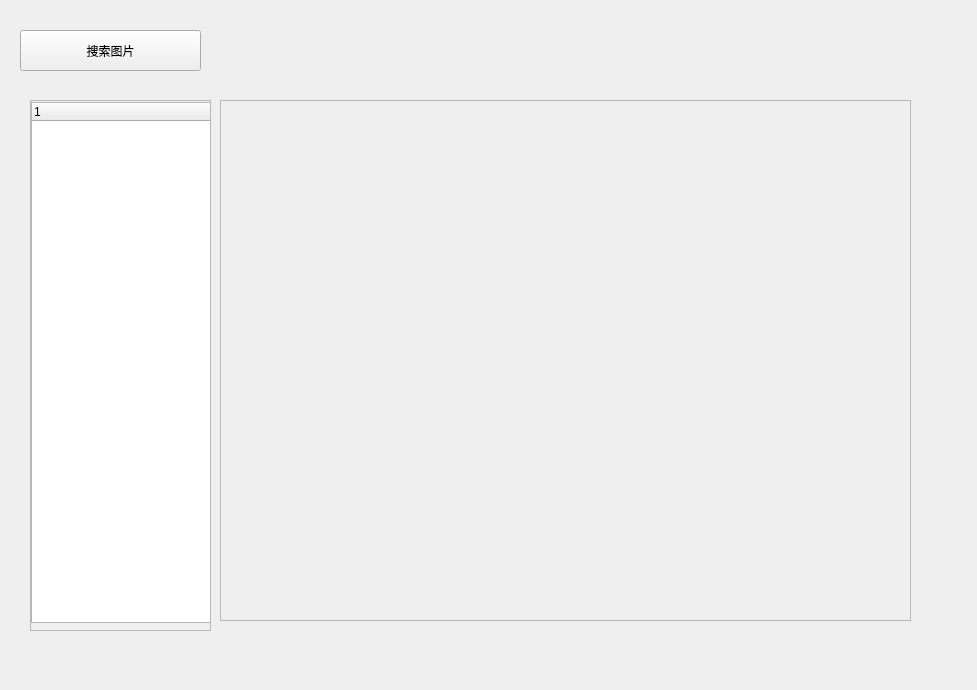
<?xml version="1.0" encoding="UTF-8"?>
<ui version="4.0">
 <class>MainWin</class>
 <widget class="QWidget" name="MainWin">
  <property name="geometry">
   <rect>
    <x>0</x>
    <y>0</y>
    <width>977</width>
    <height>690</height>
   </rect>
  </property>
  <property name="windowTitle">
   <string>爬虫界面</string>
  </property>
  <widget class="QPushButton" name="pushButton">
   <property name="geometry">
    <rect>
     <x>20</x>
     <y>30</y>
     <width>181</width>
     <height>41</height>
    </rect>
   </property>
   <property name="text">
    <string>搜索图片</string>
   </property>
  </widget>
  <widget class="QScrollArea" name="scrollArea">
   <property name="geometry">
    <rect>
     <x>30</x>
     <y>100</y>
     <width>181</width>
     <height>531</height>
    </rect>
   </property>
   <property name="widgetResizable">
    <bool>true</bool>
   </property>
   <widget class="QWidget" name="scrollAreaWidgetContents">
    <property name="geometry">
     <rect>
      <x>0</x>
      <y>0</y>
      <width>179</width>
      <height>529</height>
     </rect>
    </property>
    <widget class="QTreeWidget" name="treeWidget">
     <property name="geometry">
      <rect>
       <x>0</x>
       <y>1</y>
       <width>181</width>
       <height>521</height>
      </rect>
     </property>
     <column>
      <property name="text">
       <string notr="true">1</string>
      </property>
     </column>
    </widget>
   </widget>
  </widget>
  <widget class="QScrollArea" name="scrollArea_2">
   <property name="geometry">
    <rect>
     <x>220</x>
     <y>100</y>
     <width>691</width>
     <height>521</height>
    </rect>
   </property>
   <property name="widgetResizable">
    <bool>true</bool>
   </property>
   <widget class="QWidget" name="scrollAreaWidgetContents_2">
    <property name="geometry">
     <rect>
      <x>0</x>
      <y>0</y>
      <width>689</width>
      <height>519</height>
     </rect>
    </property>
    <widget class="QWidget" name="gridLayoutWidget">
     <property name="geometry">
      <rect>
       <x>0</x>
       <y>0</y>
       <width>691</width>
       <height>521</height>
      </rect>
     </property>
     <layout class="QGridLayout" name="gridLayout"/>
    </widget>
   </widget>
  </widget>
 </widget>
 <resources/>
 <connections/>
</ui>
